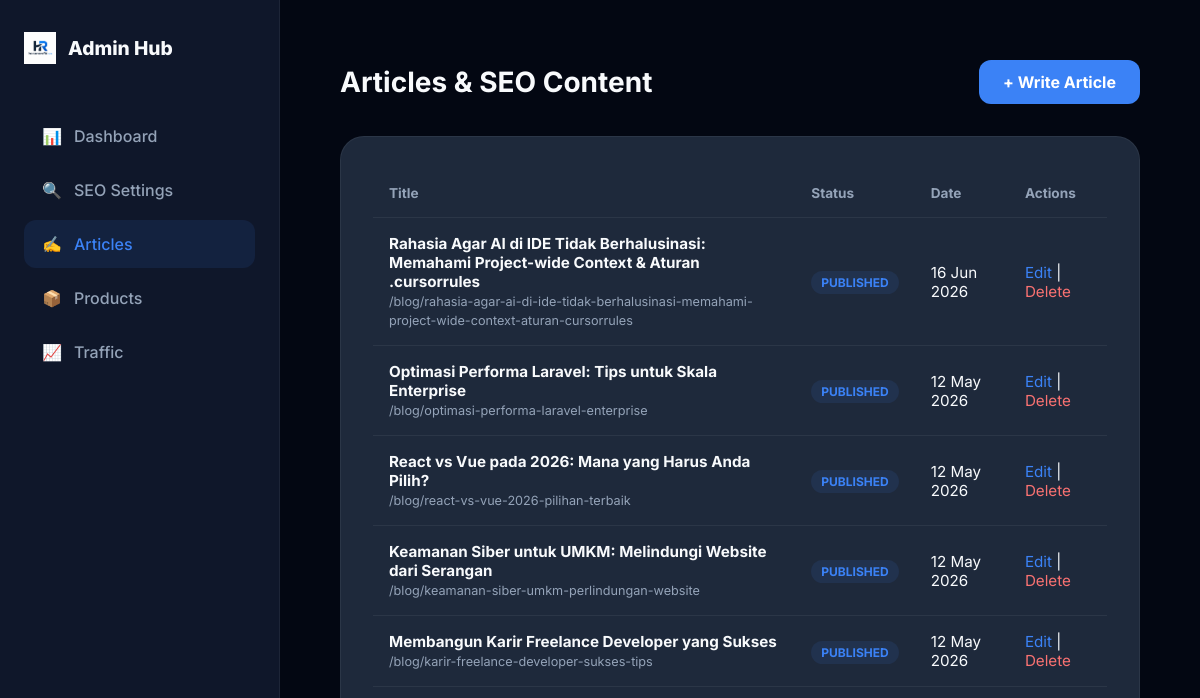
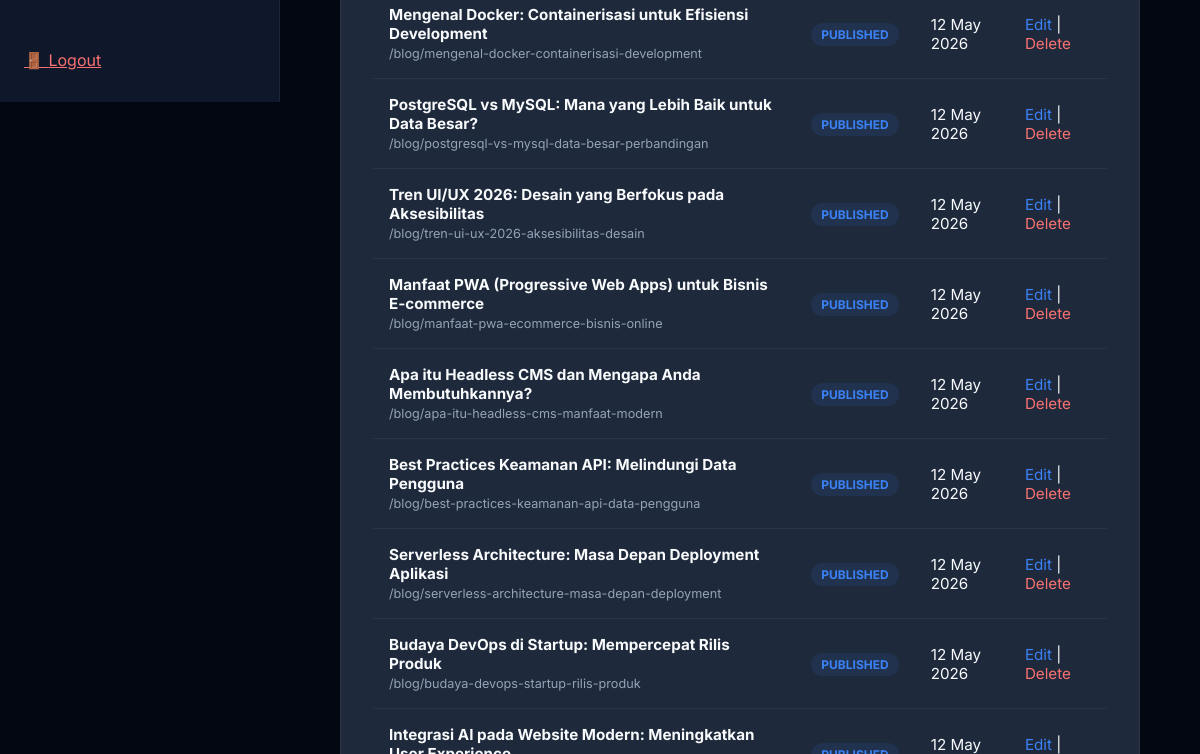
Page /admin?tab=articles (signed in, upper part) on the earlier database version (2 pictures, top to bottom).
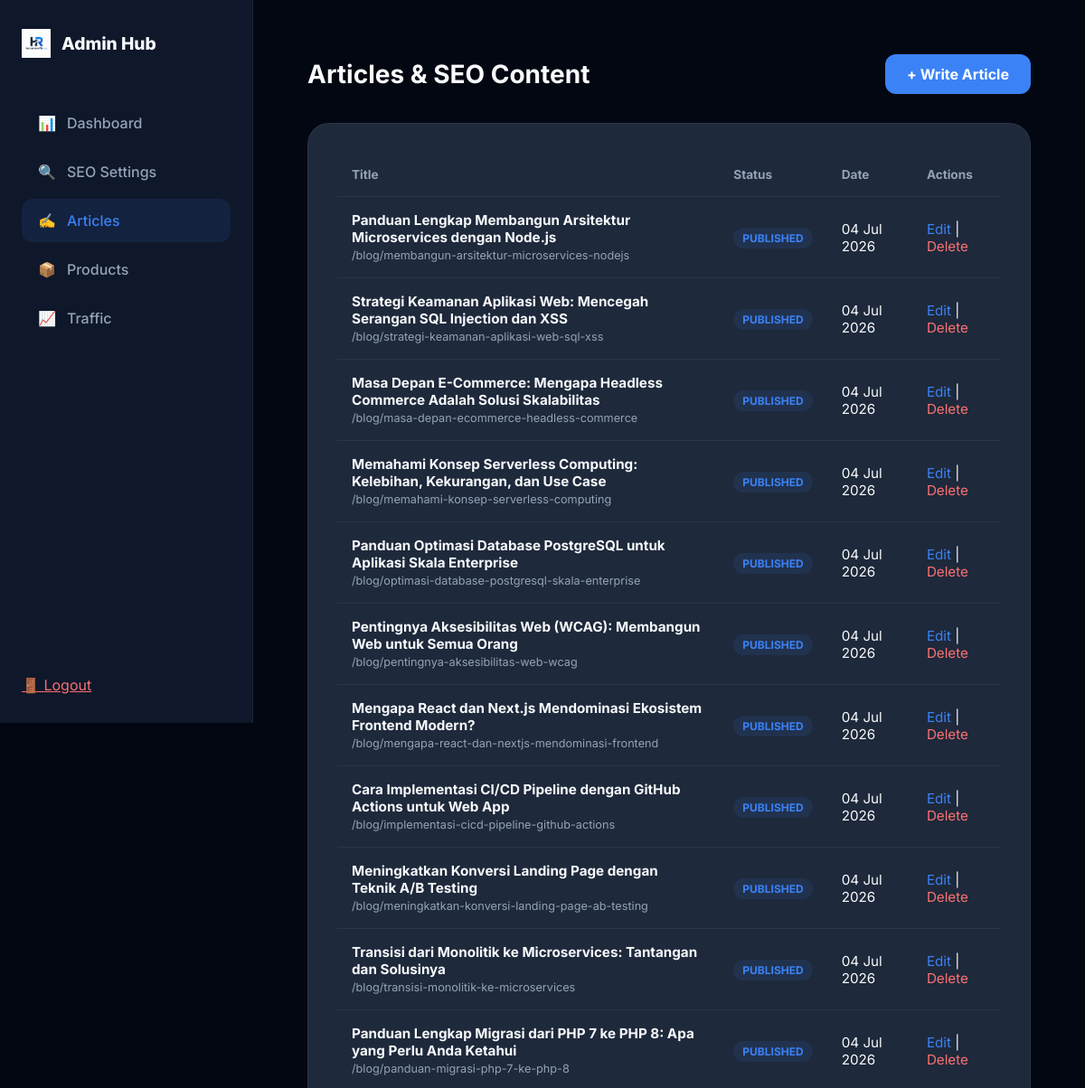
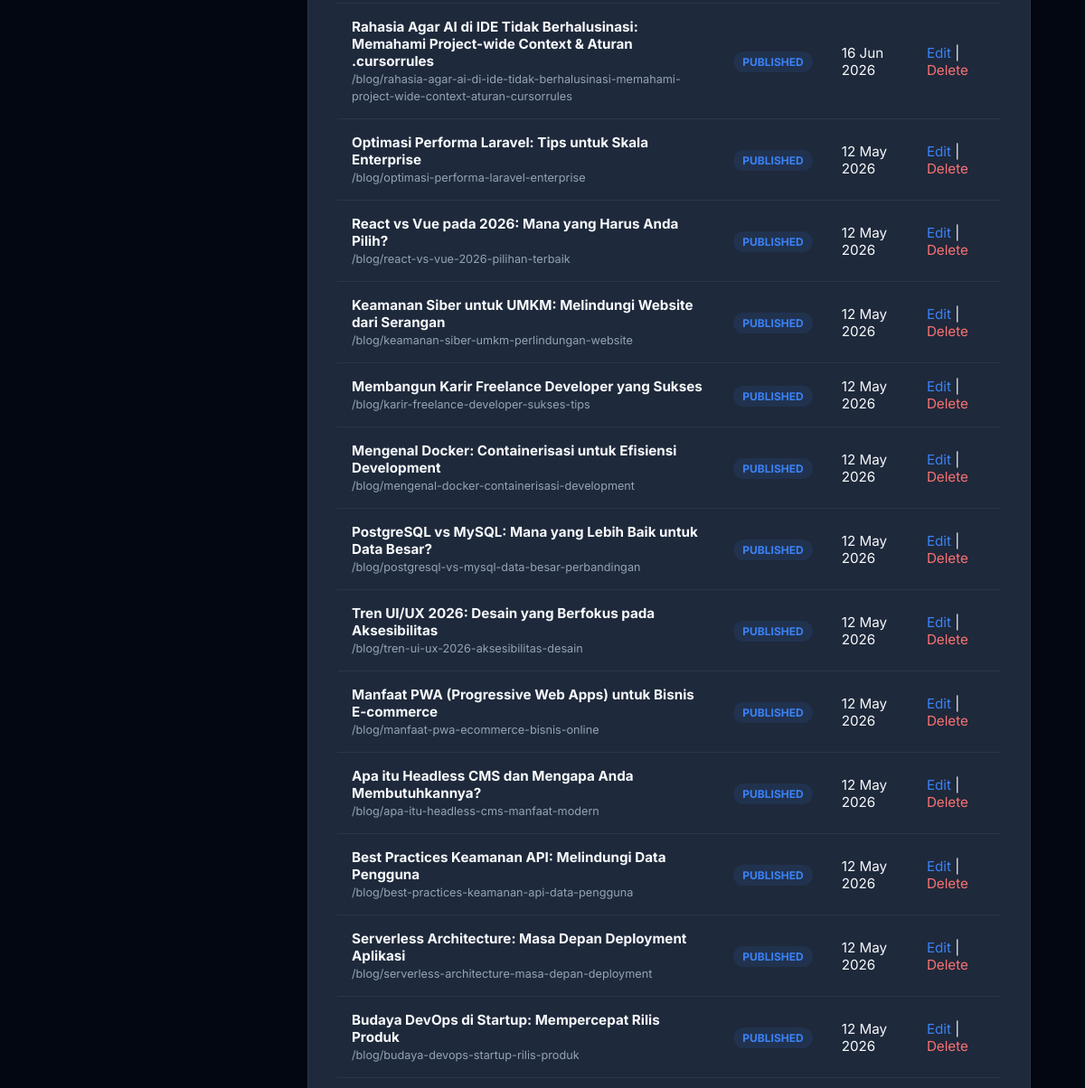
Same page on the later database version (2 pictures, top to bottom).
### tables this page shows
CREATE TABLE articles (id INTEGER PRIMARY KEY AUTOINCREMENT, title TEXT, slug TEXT UNIQUE, content TEXT, excerpt TEXT, meta_title TEXT, meta_description TEXT, image_url TEXT, created_at DATETIME DEFAULT (datetime('now')), status TEXT DEFAULT 'published');

### admin.php (the view, shortened to what this page needs)
<?php
$dbFile = __DIR__ . '/stats.db';
    ?>
    <?php
try {
    $db = new PDO('sqlite:' . $dbFile);
    $db->setAttribute(PDO::ATTR_ERRMODE, PDO::ERRMODE_EXCEPTION);
} catch (PDOException $e) {
    die("Database connection failed.");
}
$tab = $_GET['tab'] ?? 'dashboard';
$articles = $db->query("SELECT * FROM articles ORDER BY created_at DESC")->fetchAll(PDO::FETCH_ASSOC);
$totalVisits = $db->query("SELECT COUNT(*) FROM visits")->fetchColumn();
$todayVisits = $db->query("SELECT COUNT(*) FROM visits WHERE date(created_at) = date('now')")->fetchColumn();
$recentVisits = $db->query("SELECT * FROM visits ORDER BY created_at DESC LIMIT 10")->fetchAll(PDO::FETCH_ASSOC);
$editArticle = null;
?>
<!DOCTYPE html>
<html lang="id">
<head>
    <link href="https://cdn.quilljs.com/1.3.6/quill.snow.css" rel="stylesheet">
</head>
<body>
    <div class="admin-layout">
        <aside id="sidebar">
            <div class="logo">
                <img src="images/logohasanarofid.png" alt="Logo">
                <span>Admin Hub</span>
            </div>
            <nav>
                <a href="admin?tab=dashboard" class="<?= $tab == 'dashboard' ? 'active' : '' ?>">
                    <span>📊</span> <span>Dashboard</span>
                </a>
                <a href="admin?tab=seo" class="<?= $tab == 'seo' ? 'active' : '' ?>">
                    <span>🔍</span> <span>SEO Settings</span>
                </a>
                <a href="admin?tab=articles" class="<?= $tab == 'articles' ? 'active' : '' ?>">
                    <span>✍️</span> <span>Articles</span>
                </a>
                <a href="form" target="_blank">
                    <span>📦</span> <span>Products</span>
                </a>
                <a href="trafik" target="_blank">
                    <span>📈</span> <span>Traffic</span>
                </a>
            </nav>
            <a href="?logout=1" class="nav-link logout">
                <span>🚪</span> <span>Logout</span>
            </a>
        </aside>
        <main>
            <?php if ($tab == 'dashboard'): ?>
                <header>
                    <h1>Dashboard Overview</h1>
                </header>
                <div class="stats-grid">
                    <div class="stat-card">
                        <h3>Total Visits</h3>
                        <p><?= number_format($totalVisits) ?></p>
                    </div>
                    <div class="stat-card">
                        <h3>Visits Today</h3>
                        <p><?= number_format($todayVisits) ?></p>
                    </div>
                    <div class="stat-card">
                        <h3>Total Articles</h3>
                        <p><?= count($articles) ?></p>
                    </div>
                </div>
                <div class="card">
                    <div class="card-header">
                        <h2>Recent Traffic</h2>
                    </div>
                    <table>
                        <thead>
                            <tr>
                                <th>Date</th>
                                <th>IP Address</th>
                                <th>Country</th>
                                <th>Device</th>
                            </tr>
                        </thead>
                        <tbody>
                            <?php foreach ($recentVisits as $v): ?>
                            <tr>
                                <td><?= date('d M, H:i', strtotime($v['created_at'])) ?></td>
                                <td><code><?= substr($v['ip_hash'], 0, 8) ?>...</code></td>
                                <td><?= htmlspecialchars($v['country']) ?></td>
                                <td><span class="badge badge-blue"><?= $v['device_type'] ?></span></td>
                            </tr>
                            <?php endforeach; ?>
                        </tbody>
                    </table>
                </div>
            <?php elseif ($tab == 'articles'): ?>
                <header>
                    <h1>Articles & SEO Content</h1>
                    <a href="admin?tab=articles&action=new" class="btn">+ Write Article</a>
                </header>
                <?php if (isset($_GET['action']) || isset($_GET['edit_article'])): ?>
                    <div class="card">
                        <div class="card-header">
                            <h2><?= $editArticle ? 'Edit Article' : 'New Article' ?></h2>
                        </div>
                        <form method="POST" id="articleForm">
                            <input type="hidden" name="id" value="<?= $editArticle['id'] ?? '' ?>">
                            <input type="hidden" name="content" id="contentInput">
                            <div class="form-group">
                                <label>Title</label>
                                <input type="text" name="title" value="<?= htmlspecialchars($editArticle['title'] ?? '') ?>" required placeholder="Enter catchy title...">
                            </div>
                            <div class="form-group">
                                <label>Excerpt (Short Summary for SEO)</label>
                                <textarea name="excerpt" rows="2" required placeholder="Short summary for Google search results..."><?= htmlspecialchars($editArticle['excerpt'] ?? '') ?></textarea>
                            </div>
                            <div class="form-group">
                                <label>Content (Visual Editor)</label>
                                <div id="editor"><?= $editArticle['content'] ?? '' ?></div>
                            </div>
                            <button type="submit" name="save_article" class="btn btn-success">Publish Article</button>
                            <a href="admin?tab=articles" class="btn" style="background: transparent; color: var(--text-muted);">Cancel</a>
                        </form>
                    </div>
                <?php else: ?>
                    <div class="card">
                        <table>
                            <thead>
                                <tr>
                                    <th>Title</th>
                                    <th>Status</th>
                                    <th>Date</th>
                                    <th>Actions</th>
                                </tr>
                            </thead>
                            <tbody>
                                <?php foreach ($articles as $a): ?>
                                <tr>
                                    <td><strong><?= htmlspecialchars($a['title']) ?></strong><br><small style="color: var(--text-muted)">/blog/<?= $a['slug'] ?></small></td>
                                    <td><span class="badge badge-blue">Published</span></td>
                                    <td><?= date('d M Y', strtotime($a['created_at'])) ?></td>
                                    <td>
                                        <a href="admin?tab=articles&edit_article=<?= $a['id'] ?>" style="color: var(--accent); text-decoration: none;">Edit</a> |
                                        <a href="admin?tab=articles&delete_article=<?= $a['id'] ?>" style="color: #f87171; text-decoration: none;" onclick="return confirm('Delete this article?')">Delete</a>
                                    </td>
                                </tr>
                                <?php endforeach; ?>
                            </tbody>
                        </table>
                    </div>
                <?php endif; ?>
            <?php endif; ?>
        </main>
    </div>
</body>
</html>

### admin.php (style rules this page uses)
:root { --bg: #030712; --sidebar: #0f172a; --surface: #1e293b; --border: rgba(255,255,255,0.06); --text: #f8fafc; --text-muted: #94a3b8; --accent: #3b82f6; }
* { box-sizing: border-box; }
body { margin: 0; font-family: 'Inter', sans-serif; background: var(--bg); color: var(--text); min-height: 100vh; overflow-x: hidden; }
.admin-layout { display: flex; min-height: 100vh; }
aside { width: 280px; background: var(--sidebar); border-right: 1px solid var(--border); display: flex; flex-direction: column; padding: 32px 24px; position: fixed; height: 100vh; z-index: 1000; transition: transform 0.3s cubic-bezier(0.4, 0, 0.2, 1); }
.logo { font-weight: 800; font-size: 1.2rem; margin-bottom: 48px; display: flex; align-items: center; gap: 12px; }
.logo img { height: 32px; }
nav { flex-grow: 1; }
nav a { display: flex; align-items: center; gap: 12px; padding: 14px 18px; color: var(--text-muted); text-decoration: none; border-radius: 12px; transition: 0.3s; margin-bottom: 6px; font-weight: 500; }
nav a:hover, nav a.active { background: rgba(59, 130, 246, 0.1); color: var(--accent); }
.logout { margin-top: auto; color: #f87171; }
main { flex-grow: 1; padding: 60px; margin-left: 280px; width: calc(100% - 280px); transition: 0.3s; }
header { display: flex; justify-content: space-between; align-items: center; margin-bottom: 32px; }
h1 { margin: 0; font-size: 1.75rem; }
.card { background: var(--surface); padding: 32px; border-radius: 24px; border: 1px solid var(--border); margin-bottom: 32px; overflow-x: auto; }
.btn { padding: 12px 24px; border-radius: 12px; border: none; background: var(--accent); color: white; font-weight: 700; cursor: pointer; transition: 0.3s; display: inline-flex; align-items: center; gap: 8px; text-decoration: none; }
table { width: 100%; border-collapse: collapse; min-width: 600px; }
th { text-align: left; padding: 16px; color: var(--text-muted); font-size: 0.85rem; border-bottom: 1px solid var(--border); }
td { padding: 16px; border-bottom: 1px solid var(--border); font-size: 0.95rem; }
.badge { padding: 4px 10px; border-radius: 99px; font-size: 0.75rem; font-weight: 700; text-transform: uppercase; }
.badge-blue { background: rgba(59, 130, 246, 0.1); color: var(--accent); }

Differences in the rows shown:
added articles: title "Panduan Lengkap Membangun Arsitektur Microservices dengan Node.js", slug "membangun-arsitektur-microservices-nodejs", created_at "04 Jul 2026"
added articles: title "Strategi Keamanan Aplikasi Web: Mencegah Serangan SQL Injection dan XSS", slug "strategi-keamanan-aplikasi-web-sql-xss", created_at "04 Jul 2026"
added articles: title "Masa Depan E-Commerce: Mengapa Headless Commerce Adalah Solusi Skalabilitas", slug "masa-depan-ecommerce-headless-commerce", created_at "04 Jul 2026"
added articles: title "Memahami Konsep Serverless Computing: Kelebihan, Kekurangan, dan Use Case", slug "memahami-konsep-serverless-computing", created_at "04 Jul 2026"
added articles: title "Panduan Optimasi Database PostgreSQL untuk Aplikasi Skala Enterprise", slug "optimasi-database-postgresql-skala-enterprise", created_at "04 Jul 2026"
added articles: title "Pentingnya Aksesibilitas Web (WCAG): Membangun Web untuk Semua Orang", slug "pentingnya-aksesibilitas-web-wcag", created_at "04 Jul 2026"
added articles: title "Mengapa React dan Next.js Mendominasi Ekosistem Frontend Modern?", slug "mengapa-react-dan-nextjs-mendominasi-frontend", created_at "04 Jul 2026"
added articles: title "Cara Implementasi CI/CD Pipeline dengan GitHub Actions untuk Web App", slug "implementasi-cicd-pipeline-github-actions", created_at "04 Jul 2026"
added articles: title "Meningkatkan Konversi Landing Page dengan Teknik A/B Testing", slug "meningkatkan-konversi-landing-page-ab-testing", created_at "04 Jul 2026"
added articles: title "Transisi dari Monolitik ke Microservices: Tantangan dan Solusinya", slug "transisi-monolitik-ke-microservices", created_at "04 Jul 2026"
added articles: title "Panduan Lengkap Migrasi dari PHP 7 ke PHP 8: Apa yang Perlu Anda Ketahui", slug "panduan-migrasi-php-7-ke-php-8", created_at "04 Jul 2026"
